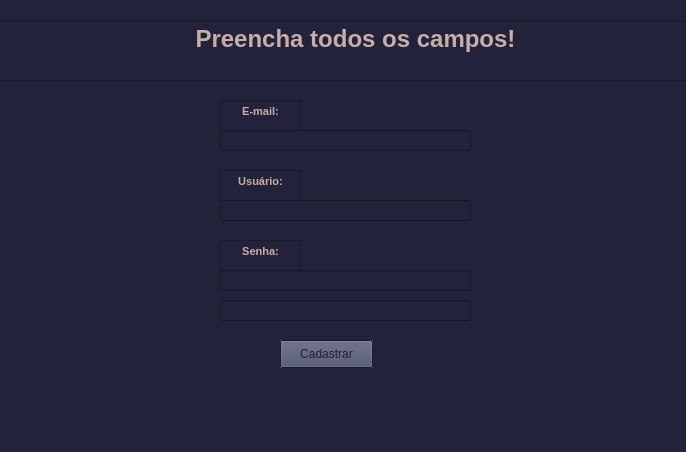
<?xml version="1.0" encoding="UTF-8"?>
<ui version="4.0">
 <class>Form</class>
 <widget class="QWidget" name="Form">
  <property name="geometry">
   <rect>
    <x>0</x>
    <y>0</y>
    <width>686</width>
    <height>452</height>
   </rect>
  </property>
  <property name="palette">
   <palette>
    <active>
     <colorrole role="WindowText">
      <brush brushstyle="SolidPattern">
       <color alpha="255">
        <red>34</red>
        <green>34</green>
        <blue>59</blue>
       </color>
      </brush>
     </colorrole>
     <colorrole role="Button">
      <brush brushstyle="SolidPattern">
       <color alpha="255">
        <red>74</red>
        <green>78</green>
        <blue>105</blue>
       </color>
      </brush>
     </colorrole>
     <colorrole role="Light">
      <brush brushstyle="SolidPattern">
       <color alpha="255">
        <red>201</red>
        <green>173</green>
        <blue>167</blue>
       </color>
      </brush>
     </colorrole>
     <colorrole role="Midlight">
      <brush brushstyle="SolidPattern">
       <color alpha="255">
        <red>199</red>
        <green>172</green>
        <blue>166</blue>
       </color>
      </brush>
     </colorrole>
     <colorrole role="Dark">
      <brush brushstyle="SolidPattern">
       <color alpha="255">
        <red>74</red>
        <green>78</green>
        <blue>105</blue>
       </color>
      </brush>
     </colorrole>
     <colorrole role="Mid">
      <brush brushstyle="SolidPattern">
       <color alpha="255">
        <red>74</red>
        <green>78</green>
        <blue>105</blue>
       </color>
      </brush>
     </colorrole>
     <colorrole role="Text">
      <brush brushstyle="SolidPattern">
       <color alpha="255">
        <red>201</red>
        <green>173</green>
        <blue>167</blue>
       </color>
      </brush>
     </colorrole>
     <colorrole role="BrightText">
      <brush brushstyle="SolidPattern">
       <color alpha="255">
        <red>242</red>
        <green>233</green>
        <blue>228</blue>
       </color>
      </brush>
     </colorrole>
     <colorrole role="ButtonText">
      <brush brushstyle="SolidPattern">
       <color alpha="255">
        <red>34</red>
        <green>34</green>
        <blue>59</blue>
       </color>
      </brush>
     </colorrole>
     <colorrole role="Base">
      <brush brushstyle="SolidPattern">
       <color alpha="255">
        <red>34</red>
        <green>34</green>
        <blue>59</blue>
       </color>
      </brush>
     </colorrole>
     <colorrole role="Window">
      <brush brushstyle="SolidPattern">
       <color alpha="255">
        <red>34</red>
        <green>34</green>
        <blue>59</blue>
       </color>
      </brush>
     </colorrole>
     <colorrole role="Shadow">
      <brush brushstyle="SolidPattern">
       <color alpha="255">
        <red>34</red>
        <green>34</green>
        <blue>59</blue>
       </color>
      </brush>
     </colorrole>
     <colorrole role="Highlight">
      <brush brushstyle="SolidPattern">
       <color alpha="255">
        <red>62</red>
        <green>65</green>
        <blue>88</blue>
       </color>
      </brush>
     </colorrole>
     <colorrole role="HighlightedText">
      <brush brushstyle="SolidPattern">
       <color alpha="255">
        <red>168</red>
        <green>145</green>
        <blue>140</blue>
       </color>
      </brush>
     </colorrole>
     <colorrole role="Link">
      <brush brushstyle="SolidPattern">
       <color alpha="255">
        <red>64</red>
        <green>68</green>
        <blue>91</blue>
       </color>
      </brush>
     </colorrole>
     <colorrole role="LinkVisited">
      <brush brushstyle="SolidPattern">
       <color alpha="255">
        <red>66</red>
        <green>70</green>
        <blue>94</blue>
       </color>
      </brush>
     </colorrole>
    </active>
    <inactive>
     <colorrole role="WindowText">
      <brush brushstyle="SolidPattern">
       <color alpha="255">
        <red>34</red>
        <green>34</green>
        <blue>59</blue>
       </color>
      </brush>
     </colorrole>
     <colorrole role="Button">
      <brush brushstyle="SolidPattern">
       <color alpha="255">
        <red>74</red>
        <green>78</green>
        <blue>105</blue>
       </color>
      </brush>
     </colorrole>
     <colorrole role="Light">
      <brush brushstyle="SolidPattern">
       <color alpha="255">
        <red>201</red>
        <green>173</green>
        <blue>167</blue>
       </color>
      </brush>
     </colorrole>
     <colorrole role="Midlight">
      <brush brushstyle="SolidPattern">
       <color alpha="255">
        <red>199</red>
        <green>172</green>
        <blue>166</blue>
       </color>
      </brush>
     </colorrole>
     <colorrole role="Dark">
      <brush brushstyle="SolidPattern">
       <color alpha="255">
        <red>74</red>
        <green>78</green>
        <blue>105</blue>
       </color>
      </brush>
     </colorrole>
     <colorrole role="Mid">
      <brush brushstyle="SolidPattern">
       <color alpha="255">
        <red>74</red>
        <green>78</green>
        <blue>105</blue>
       </color>
      </brush>
     </colorrole>
     <colorrole role="Text">
      <brush brushstyle="SolidPattern">
       <color alpha="255">
        <red>201</red>
        <green>173</green>
        <blue>167</blue>
       </color>
      </brush>
     </colorrole>
     <colorrole role="BrightText">
      <brush brushstyle="SolidPattern">
       <color alpha="255">
        <red>242</red>
        <green>233</green>
        <blue>228</blue>
       </color>
      </brush>
     </colorrole>
     <colorrole role="ButtonText">
      <brush brushstyle="SolidPattern">
       <color alpha="255">
        <red>34</red>
        <green>34</green>
        <blue>59</blue>
       </color>
      </brush>
     </colorrole>
     <colorrole role="Base">
      <brush brushstyle="SolidPattern">
       <color alpha="255">
        <red>34</red>
        <green>34</green>
        <blue>59</blue>
       </color>
      </brush>
     </colorrole>
     <colorrole role="Window">
      <brush brushstyle="SolidPattern">
       <color alpha="255">
        <red>34</red>
        <green>34</green>
        <blue>59</blue>
       </color>
      </brush>
     </colorrole>
     <colorrole role="Shadow">
      <brush brushstyle="SolidPattern">
       <color alpha="255">
        <red>34</red>
        <green>34</green>
        <blue>59</blue>
       </color>
      </brush>
     </colorrole>
     <colorrole role="Highlight">
      <brush brushstyle="SolidPattern">
       <color alpha="255">
        <red>62</red>
        <green>65</green>
        <blue>88</blue>
       </color>
      </brush>
     </colorrole>
     <colorrole role="HighlightedText">
      <brush brushstyle="SolidPattern">
       <color alpha="255">
        <red>168</red>
        <green>145</green>
        <blue>140</blue>
       </color>
      </brush>
     </colorrole>
     <colorrole role="Link">
      <brush brushstyle="SolidPattern">
       <color alpha="255">
        <red>64</red>
        <green>68</green>
        <blue>91</blue>
       </color>
      </brush>
     </colorrole>
     <colorrole role="LinkVisited">
      <brush brushstyle="SolidPattern">
       <color alpha="255">
        <red>66</red>
        <green>70</green>
        <blue>94</blue>
       </color>
      </brush>
     </colorrole>
    </inactive>
    <disabled>
     <colorrole role="WindowText">
      <brush brushstyle="SolidPattern">
       <color alpha="255">
        <red>74</red>
        <green>78</green>
        <blue>105</blue>
       </color>
      </brush>
     </colorrole>
     <colorrole role="Button">
      <brush brushstyle="SolidPattern">
       <color alpha="255">
        <red>74</red>
        <green>78</green>
        <blue>105</blue>
       </color>
      </brush>
     </colorrole>
     <colorrole role="Light">
      <brush brushstyle="SolidPattern">
       <color alpha="255">
        <red>201</red>
        <green>173</green>
        <blue>167</blue>
       </color>
      </brush>
     </colorrole>
     <colorrole role="Midlight">
      <brush brushstyle="SolidPattern">
       <color alpha="255">
        <red>199</red>
        <green>172</green>
        <blue>166</blue>
       </color>
      </brush>
     </colorrole>
     <colorrole role="Dark">
      <brush brushstyle="SolidPattern">
       <color alpha="255">
        <red>74</red>
        <green>78</green>
        <blue>105</blue>
       </color>
      </brush>
     </colorrole>
     <colorrole role="Mid">
      <brush brushstyle="SolidPattern">
       <color alpha="255">
        <red>74</red>
        <green>78</green>
        <blue>105</blue>
       </color>
      </brush>
     </colorrole>
     <colorrole role="Text">
      <brush brushstyle="SolidPattern">
       <color alpha="255">
        <red>74</red>
        <green>78</green>
        <blue>105</blue>
       </color>
      </brush>
     </colorrole>
     <colorrole role="BrightText">
      <brush brushstyle="SolidPattern">
       <color alpha="255">
        <red>242</red>
        <green>233</green>
        <blue>228</blue>
       </color>
      </brush>
     </colorrole>
     <colorrole role="ButtonText">
      <brush brushstyle="SolidPattern">
       <color alpha="255">
        <red>74</red>
        <green>78</green>
        <blue>105</blue>
       </color>
      </brush>
     </colorrole>
     <colorrole role="Base">
      <brush brushstyle="SolidPattern">
       <color alpha="255">
        <red>34</red>
        <green>34</green>
        <blue>59</blue>
       </color>
      </brush>
     </colorrole>
     <colorrole role="Window">
      <brush brushstyle="SolidPattern">
       <color alpha="255">
        <red>34</red>
        <green>34</green>
        <blue>59</blue>
       </color>
      </brush>
     </colorrole>
     <colorrole role="Shadow">
      <brush brushstyle="SolidPattern">
       <color alpha="255">
        <red>34</red>
        <green>34</green>
        <blue>59</blue>
       </color>
      </brush>
     </colorrole>
     <colorrole role="Highlight">
      <brush brushstyle="SolidPattern">
       <color alpha="255">
        <red>0</red>
        <green>120</green>
        <blue>215</blue>
       </color>
      </brush>
     </colorrole>
     <colorrole role="HighlightedText">
      <brush brushstyle="SolidPattern">
       <color alpha="255">
        <red>168</red>
        <green>145</green>
        <blue>140</blue>
       </color>
      </brush>
     </colorrole>
     <colorrole role="Link">
      <brush brushstyle="SolidPattern">
       <color alpha="255">
        <red>64</red>
        <green>68</green>
        <blue>91</blue>
       </color>
      </brush>
     </colorrole>
     <colorrole role="LinkVisited">
      <brush brushstyle="SolidPattern">
       <color alpha="255">
        <red>66</red>
        <green>70</green>
        <blue>94</blue>
       </color>
      </brush>
     </colorrole>
    </disabled>
   </palette>
  </property>
  <property name="windowTitle">
   <string>Form</string>
  </property>
  <widget class="QTextBrowser" name="textBrowser">
   <property name="geometry">
    <rect>
     <x>-20</x>
     <y>20</y>
     <width>751</width>
     <height>61</height>
    </rect>
   </property>
   <property name="palette">
    <palette>
     <active>
      <colorrole role="Text">
       <brush brushstyle="SolidPattern">
        <color alpha="255">
         <red>201</red>
         <green>173</green>
         <blue>167</blue>
        </color>
       </brush>
      </colorrole>
      <colorrole role="Base">
       <brush brushstyle="SolidPattern">
        <color alpha="255">
         <red>34</red>
         <green>34</green>
         <blue>59</blue>
        </color>
       </brush>
      </colorrole>
      <colorrole role="Link">
       <brush brushstyle="SolidPattern">
        <color alpha="255">
         <red>201</red>
         <green>173</green>
         <blue>167</blue>
        </color>
       </brush>
      </colorrole>
     </active>
     <inactive>
      <colorrole role="Text">
       <brush brushstyle="SolidPattern">
        <color alpha="255">
         <red>201</red>
         <green>173</green>
         <blue>167</blue>
        </color>
       </brush>
      </colorrole>
      <colorrole role="Base">
       <brush brushstyle="SolidPattern">
        <color alpha="255">
         <red>34</red>
         <green>34</green>
         <blue>59</blue>
        </color>
       </brush>
      </colorrole>
      <colorrole role="Link">
       <brush brushstyle="SolidPattern">
        <color alpha="255">
         <red>201</red>
         <green>173</green>
         <blue>167</blue>
        </color>
       </brush>
      </colorrole>
     </inactive>
     <disabled>
      <colorrole role="Text">
       <brush brushstyle="SolidPattern">
        <color alpha="255">
         <red>34</red>
         <green>34</green>
         <blue>59</blue>
        </color>
       </brush>
      </colorrole>
      <colorrole role="Base">
       <brush brushstyle="SolidPattern">
        <color alpha="255">
         <red>34</red>
         <green>34</green>
         <blue>59</blue>
        </color>
       </brush>
      </colorrole>
      <colorrole role="Link">
       <brush brushstyle="SolidPattern">
        <color alpha="255">
         <red>201</red>
         <green>173</green>
         <blue>167</blue>
        </color>
       </brush>
      </colorrole>
     </disabled>
    </palette>
   </property>
   <property name="font">
    <font>
     <pointsize>45</pointsize>
     <weight>75</weight>
     <bold>true</bold>
    </font>
   </property>
   <property name="html">
    <string>&lt;!DOCTYPE HTML PUBLIC &quot;-//W3C//DTD HTML 4.0//EN&quot; &quot;http://www.w3.org/TR/REC-html40/strict.dtd&quot;&gt;
&lt;html&gt;&lt;head&gt;&lt;meta name=&quot;qrichtext&quot; content=&quot;1&quot; /&gt;&lt;style type=&quot;text/css&quot;&gt;
p, li { white-space: pre-wrap; }
&lt;/style&gt;&lt;/head&gt;&lt;body style=&quot; font-family:'MS Shell Dlg 2'; font-size:45pt; font-weight:600; font-style:normal;&quot;&gt;
&lt;p align=&quot;center&quot; style=&quot; margin-top:0px; margin-bottom:0px; margin-left:0px; margin-right:0px; -qt-block-indent:0; text-indent:0px;&quot;&gt;&lt;span style=&quot; font-size:18pt;&quot;&gt;Preencha todos os campos!&lt;/span&gt;&lt;/p&gt;&lt;/body&gt;&lt;/html&gt;</string>
   </property>
  </widget>
  <widget class="QLineEdit" name="usuario">
   <property name="geometry">
    <rect>
     <x>220</x>
     <y>200</y>
     <width>251</width>
     <height>21</height>
    </rect>
   </property>
   <property name="palette">
    <palette>
     <active>
      <colorrole role="AlternateBase">
       <brush brushstyle="SolidPattern">
        <color alpha="255">
         <red>74</red>
         <green>78</green>
         <blue>105</blue>
        </color>
       </brush>
      </colorrole>
      <colorrole role="NoRole">
       <brush brushstyle="SolidPattern">
        <color alpha="255">
         <red>74</red>
         <green>78</green>
         <blue>105</blue>
        </color>
       </brush>
      </colorrole>
     </active>
     <inactive>
      <colorrole role="AlternateBase">
       <brush brushstyle="SolidPattern">
        <color alpha="255">
         <red>74</red>
         <green>78</green>
         <blue>105</blue>
        </color>
       </brush>
      </colorrole>
      <colorrole role="NoRole">
       <brush brushstyle="SolidPattern">
        <color alpha="255">
         <red>74</red>
         <green>78</green>
         <blue>105</blue>
        </color>
       </brush>
      </colorrole>
     </inactive>
     <disabled>
      <colorrole role="AlternateBase">
       <brush brushstyle="SolidPattern">
        <color alpha="255">
         <red>74</red>
         <green>78</green>
         <blue>105</blue>
        </color>
       </brush>
      </colorrole>
      <colorrole role="NoRole">
       <brush brushstyle="SolidPattern">
        <color alpha="255">
         <red>74</red>
         <green>78</green>
         <blue>105</blue>
        </color>
       </brush>
      </colorrole>
     </disabled>
    </palette>
   </property>
  </widget>
  <widget class="QTextBrowser" name="textBrowser_5">
   <property name="geometry">
    <rect>
     <x>220</x>
     <y>170</y>
     <width>81</width>
     <height>31</height>
    </rect>
   </property>
   <property name="palette">
    <palette>
     <active>
      <colorrole role="Text">
       <brush brushstyle="SolidPattern">
        <color alpha="255">
         <red>201</red>
         <green>173</green>
         <blue>167</blue>
        </color>
       </brush>
      </colorrole>
      <colorrole role="Base">
       <brush brushstyle="SolidPattern">
        <color alpha="255">
         <red>34</red>
         <green>34</green>
         <blue>59</blue>
        </color>
       </brush>
      </colorrole>
      <colorrole role="Link">
       <brush brushstyle="SolidPattern">
        <color alpha="255">
         <red>201</red>
         <green>173</green>
         <blue>167</blue>
        </color>
       </brush>
      </colorrole>
     </active>
     <inactive>
      <colorrole role="Text">
       <brush brushstyle="SolidPattern">
        <color alpha="255">
         <red>201</red>
         <green>173</green>
         <blue>167</blue>
        </color>
       </brush>
      </colorrole>
      <colorrole role="Base">
       <brush brushstyle="SolidPattern">
        <color alpha="255">
         <red>34</red>
         <green>34</green>
         <blue>59</blue>
        </color>
       </brush>
      </colorrole>
      <colorrole role="Link">
       <brush brushstyle="SolidPattern">
        <color alpha="255">
         <red>201</red>
         <green>173</green>
         <blue>167</blue>
        </color>
       </brush>
      </colorrole>
     </inactive>
     <disabled>
      <colorrole role="Text">
       <brush brushstyle="SolidPattern">
        <color alpha="255">
         <red>34</red>
         <green>34</green>
         <blue>59</blue>
        </color>
       </brush>
      </colorrole>
      <colorrole role="Base">
       <brush brushstyle="SolidPattern">
        <color alpha="255">
         <red>34</red>
         <green>34</green>
         <blue>59</blue>
        </color>
       </brush>
      </colorrole>
      <colorrole role="Link">
       <brush brushstyle="SolidPattern">
        <color alpha="255">
         <red>201</red>
         <green>173</green>
         <blue>167</blue>
        </color>
       </brush>
      </colorrole>
     </disabled>
    </palette>
   </property>
   <property name="font">
    <font>
     <pointsize>45</pointsize>
     <weight>75</weight>
     <bold>true</bold>
    </font>
   </property>
   <property name="html">
    <string>&lt;!DOCTYPE HTML PUBLIC &quot;-//W3C//DTD HTML 4.0//EN&quot; &quot;http://www.w3.org/TR/REC-html40/strict.dtd&quot;&gt;
&lt;html&gt;&lt;head&gt;&lt;meta name=&quot;qrichtext&quot; content=&quot;1&quot; /&gt;&lt;style type=&quot;text/css&quot;&gt;
p, li { white-space: pre-wrap; }
&lt;/style&gt;&lt;/head&gt;&lt;body style=&quot; font-family:'MS Shell Dlg 2'; font-size:45pt; font-weight:600; font-style:normal;&quot;&gt;
&lt;p align=&quot;center&quot; style=&quot; margin-top:0px; margin-bottom:0px; margin-left:0px; margin-right:0px; -qt-block-indent:0; text-indent:0px;&quot;&gt;&lt;span style=&quot; font-size:8pt;&quot;&gt;Usuário:&lt;/span&gt;&lt;/p&gt;&lt;/body&gt;&lt;/html&gt;</string>
   </property>
  </widget>
  <widget class="QLineEdit" name="senha_2">
   <property name="geometry">
    <rect>
     <x>220</x>
     <y>270</y>
     <width>251</width>
     <height>21</height>
    </rect>
   </property>
  </widget>
  <widget class="QTextBrowser" name="textBrowser_6">
   <property name="geometry">
    <rect>
     <x>220</x>
     <y>240</y>
     <width>81</width>
     <height>31</height>
    </rect>
   </property>
   <property name="palette">
    <palette>
     <active>
      <colorrole role="Text">
       <brush brushstyle="SolidPattern">
        <color alpha="255">
         <red>201</red>
         <green>173</green>
         <blue>167</blue>
        </color>
       </brush>
      </colorrole>
      <colorrole role="Base">
       <brush brushstyle="SolidPattern">
        <color alpha="255">
         <red>34</red>
         <green>34</green>
         <blue>59</blue>
        </color>
       </brush>
      </colorrole>
      <colorrole role="Link">
       <brush brushstyle="SolidPattern">
        <color alpha="255">
         <red>201</red>
         <green>173</green>
         <blue>167</blue>
        </color>
       </brush>
      </colorrole>
     </active>
     <inactive>
      <colorrole role="Text">
       <brush brushstyle="SolidPattern">
        <color alpha="255">
         <red>201</red>
         <green>173</green>
         <blue>167</blue>
        </color>
       </brush>
      </colorrole>
      <colorrole role="Base">
       <brush brushstyle="SolidPattern">
        <color alpha="255">
         <red>34</red>
         <green>34</green>
         <blue>59</blue>
        </color>
       </brush>
      </colorrole>
      <colorrole role="Link">
       <brush brushstyle="SolidPattern">
        <color alpha="255">
         <red>201</red>
         <green>173</green>
         <blue>167</blue>
        </color>
       </brush>
      </colorrole>
     </inactive>
     <disabled>
      <colorrole role="Text">
       <brush brushstyle="SolidPattern">
        <color alpha="255">
         <red>34</red>
         <green>34</green>
         <blue>59</blue>
        </color>
       </brush>
      </colorrole>
      <colorrole role="Base">
       <brush brushstyle="SolidPattern">
        <color alpha="255">
         <red>34</red>
         <green>34</green>
         <blue>59</blue>
        </color>
       </brush>
      </colorrole>
      <colorrole role="Link">
       <brush brushstyle="SolidPattern">
        <color alpha="255">
         <red>201</red>
         <green>173</green>
         <blue>167</blue>
        </color>
       </brush>
      </colorrole>
     </disabled>
    </palette>
   </property>
   <property name="font">
    <font>
     <pointsize>45</pointsize>
     <weight>75</weight>
     <bold>true</bold>
    </font>
   </property>
   <property name="html">
    <string>&lt;!DOCTYPE HTML PUBLIC &quot;-//W3C//DTD HTML 4.0//EN&quot; &quot;http://www.w3.org/TR/REC-html40/strict.dtd&quot;&gt;
&lt;html&gt;&lt;head&gt;&lt;meta name=&quot;qrichtext&quot; content=&quot;1&quot; /&gt;&lt;style type=&quot;text/css&quot;&gt;
p, li { white-space: pre-wrap; }
&lt;/style&gt;&lt;/head&gt;&lt;body style=&quot; font-family:'MS Shell Dlg 2'; font-size:45pt; font-weight:600; font-style:normal;&quot;&gt;
&lt;p align=&quot;center&quot; style=&quot; margin-top:0px; margin-bottom:0px; margin-left:0px; margin-right:0px; -qt-block-indent:0; text-indent:0px;&quot;&gt;&lt;span style=&quot; font-size:8pt;&quot;&gt;Senha:&lt;/span&gt;&lt;/p&gt;&lt;/body&gt;&lt;/html&gt;</string>
   </property>
  </widget>
  <widget class="QLineEdit" name="email">
   <property name="geometry">
    <rect>
     <x>220</x>
     <y>130</y>
     <width>251</width>
     <height>21</height>
    </rect>
   </property>
   <property name="palette">
    <palette>
     <active>
      <colorrole role="AlternateBase">
       <brush brushstyle="SolidPattern">
        <color alpha="255">
         <red>74</red>
         <green>78</green>
         <blue>105</blue>
        </color>
       </brush>
      </colorrole>
      <colorrole role="NoRole">
       <brush brushstyle="SolidPattern">
        <color alpha="255">
         <red>74</red>
         <green>78</green>
         <blue>105</blue>
        </color>
       </brush>
      </colorrole>
     </active>
     <inactive>
      <colorrole role="AlternateBase">
       <brush brushstyle="SolidPattern">
        <color alpha="255">
         <red>74</red>
         <green>78</green>
         <blue>105</blue>
        </color>
       </brush>
      </colorrole>
      <colorrole role="NoRole">
       <brush brushstyle="SolidPattern">
        <color alpha="255">
         <red>74</red>
         <green>78</green>
         <blue>105</blue>
        </color>
       </brush>
      </colorrole>
     </inactive>
     <disabled>
      <colorrole role="AlternateBase">
       <brush brushstyle="SolidPattern">
        <color alpha="255">
         <red>74</red>
         <green>78</green>
         <blue>105</blue>
        </color>
       </brush>
      </colorrole>
      <colorrole role="NoRole">
       <brush brushstyle="SolidPattern">
        <color alpha="255">
         <red>74</red>
         <green>78</green>
         <blue>105</blue>
        </color>
       </brush>
      </colorrole>
     </disabled>
    </palette>
   </property>
  </widget>
  <widget class="QTextBrowser" name="textBrowser_7">
   <property name="geometry">
    <rect>
     <x>220</x>
     <y>100</y>
     <width>81</width>
     <height>31</height>
    </rect>
   </property>
   <property name="palette">
    <palette>
     <active>
      <colorrole role="Text">
       <brush brushstyle="SolidPattern">
        <color alpha="255">
         <red>201</red>
         <green>173</green>
         <blue>167</blue>
        </color>
       </brush>
      </colorrole>
      <colorrole role="Base">
       <brush brushstyle="SolidPattern">
        <color alpha="255">
         <red>34</red>
         <green>34</green>
         <blue>59</blue>
        </color>
       </brush>
      </colorrole>
      <colorrole role="Link">
       <brush brushstyle="SolidPattern">
        <color alpha="255">
         <red>201</red>
         <green>173</green>
         <blue>167</blue>
        </color>
       </brush>
      </colorrole>
     </active>
     <inactive>
      <colorrole role="Text">
       <brush brushstyle="SolidPattern">
        <color alpha="255">
         <red>201</red>
         <green>173</green>
         <blue>167</blue>
        </color>
       </brush>
      </colorrole>
      <colorrole role="Base">
       <brush brushstyle="SolidPattern">
        <color alpha="255">
         <red>34</red>
         <green>34</green>
         <blue>59</blue>
        </color>
       </brush>
      </colorrole>
      <colorrole role="Link">
       <brush brushstyle="SolidPattern">
        <color alpha="255">
         <red>201</red>
         <green>173</green>
         <blue>167</blue>
        </color>
       </brush>
      </colorrole>
     </inactive>
     <disabled>
      <colorrole role="Text">
       <brush brushstyle="SolidPattern">
        <color alpha="255">
         <red>34</red>
         <green>34</green>
         <blue>59</blue>
        </color>
       </brush>
      </colorrole>
      <colorrole role="Base">
       <brush brushstyle="SolidPattern">
        <color alpha="255">
         <red>34</red>
         <green>34</green>
         <blue>59</blue>
        </color>
       </brush>
      </colorrole>
      <colorrole role="Link">
       <brush brushstyle="SolidPattern">
        <color alpha="255">
         <red>201</red>
         <green>173</green>
         <blue>167</blue>
        </color>
       </brush>
      </colorrole>
     </disabled>
    </palette>
   </property>
   <property name="font">
    <font>
     <pointsize>45</pointsize>
     <weight>75</weight>
     <bold>true</bold>
    </font>
   </property>
   <property name="html">
    <string>&lt;!DOCTYPE HTML PUBLIC &quot;-//W3C//DTD HTML 4.0//EN&quot; &quot;http://www.w3.org/TR/REC-html40/strict.dtd&quot;&gt;
&lt;html&gt;&lt;head&gt;&lt;meta name=&quot;qrichtext&quot; content=&quot;1&quot; /&gt;&lt;style type=&quot;text/css&quot;&gt;
p, li { white-space: pre-wrap; }
&lt;/style&gt;&lt;/head&gt;&lt;body style=&quot; font-family:'MS Shell Dlg 2'; font-size:45pt; font-weight:600; font-style:normal;&quot;&gt;
&lt;p align=&quot;center&quot; style=&quot; margin-top:0px; margin-bottom:0px; margin-left:0px; margin-right:0px; -qt-block-indent:0; text-indent:0px;&quot;&gt;&lt;span style=&quot; font-size:8pt;&quot;&gt;E-mail:&lt;/span&gt;&lt;/p&gt;&lt;/body&gt;&lt;/html&gt;</string>
   </property>
  </widget>
  <widget class="QLineEdit" name="senha_3">
   <property name="geometry">
    <rect>
     <x>220</x>
     <y>300</y>
     <width>251</width>
     <height>21</height>
    </rect>
   </property>
  </widget>
  <widget class="QPushButton" name="cadastrarBotao">
   <property name="geometry">
    <rect>
     <x>280</x>
     <y>340</y>
     <width>93</width>
     <height>28</height>
    </rect>
   </property>
   <property name="palette">
    <palette>
     <active>
      <colorrole role="Light">
       <brush brushstyle="SolidPattern">
        <color alpha="255">
         <red>34</red>
         <green>34</green>
         <blue>59</blue>
        </color>
       </brush>
      </colorrole>
      <colorrole role="Midlight">
       <brush brushstyle="SolidPattern">
        <color alpha="255">
         <red>74</red>
         <green>78</green>
         <blue>105</blue>
        </color>
       </brush>
      </colorrole>
      <colorrole role="BrightText">
       <brush brushstyle="SolidPattern">
        <color alpha="255">
         <red>74</red>
         <green>78</green>
         <blue>105</blue>
        </color>
       </brush>
      </colorrole>
      <colorrole role="ButtonText">
       <brush brushstyle="SolidPattern">
        <color alpha="255">
         <red>31</red>
         <green>31</green>
         <blue>53</blue>
        </color>
       </brush>
      </colorrole>
      <colorrole role="HighlightedText">
       <brush brushstyle="SolidPattern">
        <color alpha="255">
         <red>74</red>
         <green>78</green>
         <blue>105</blue>
        </color>
       </brush>
      </colorrole>
      <colorrole role="AlternateBase">
       <brush brushstyle="SolidPattern">
        <color alpha="255">
         <red>32</red>
         <green>32</green>
         <blue>56</blue>
        </color>
       </brush>
      </colorrole>
      <colorrole role="NoRole">
       <brush brushstyle="SolidPattern">
        <color alpha="255">
         <red>33</red>
         <green>33</green>
         <blue>57</blue>
        </color>
       </brush>
      </colorrole>
      <colorrole role="ToolTipBase">
       <brush brushstyle="SolidPattern">
        <color alpha="255">
         <red>31</red>
         <green>31</green>
         <blue>54</blue>
        </color>
       </brush>
      </colorrole>
     </active>
     <inactive>
      <colorrole role="Light">
       <brush brushstyle="SolidPattern">
        <color alpha="255">
         <red>34</red>
         <green>34</green>
         <blue>59</blue>
        </color>
       </brush>
      </colorrole>
      <colorrole role="Midlight">
       <brush brushstyle="SolidPattern">
        <color alpha="255">
         <red>74</red>
         <green>78</green>
         <blue>105</blue>
        </color>
       </brush>
      </colorrole>
      <colorrole role="BrightText">
       <brush brushstyle="SolidPattern">
        <color alpha="255">
         <red>74</red>
         <green>78</green>
         <blue>105</blue>
        </color>
       </brush>
      </colorrole>
      <colorrole role="ButtonText">
       <brush brushstyle="SolidPattern">
        <color alpha="255">
         <red>31</red>
         <green>31</green>
         <blue>53</blue>
        </color>
       </brush>
      </colorrole>
      <colorrole role="HighlightedText">
       <brush brushstyle="SolidPattern">
        <color alpha="255">
         <red>74</red>
         <green>78</green>
         <blue>105</blue>
        </color>
       </brush>
      </colorrole>
      <colorrole role="AlternateBase">
       <brush brushstyle="SolidPattern">
        <color alpha="255">
         <red>32</red>
         <green>32</green>
         <blue>56</blue>
        </color>
       </brush>
      </colorrole>
      <colorrole role="NoRole">
       <brush brushstyle="SolidPattern">
        <color alpha="255">
         <red>33</red>
         <green>33</green>
         <blue>57</blue>
        </color>
       </brush>
      </colorrole>
      <colorrole role="ToolTipBase">
       <brush brushstyle="SolidPattern">
        <color alpha="255">
         <red>31</red>
         <green>31</green>
         <blue>54</blue>
        </color>
       </brush>
      </colorrole>
     </inactive>
     <disabled>
      <colorrole role="Light">
       <brush brushstyle="SolidPattern">
        <color alpha="255">
         <red>34</red>
         <green>34</green>
         <blue>59</blue>
        </color>
       </brush>
      </colorrole>
      <colorrole role="Midlight">
       <brush brushstyle="SolidPattern">
        <color alpha="255">
         <red>74</red>
         <green>78</green>
         <blue>105</blue>
        </color>
       </brush>
      </colorrole>
      <colorrole role="BrightText">
       <brush brushstyle="SolidPattern">
        <color alpha="255">
         <red>74</red>
         <green>78</green>
         <blue>105</blue>
        </color>
       </brush>
      </colorrole>
      <colorrole role="ButtonText">
       <brush brushstyle="SolidPattern">
        <color alpha="255">
         <red>74</red>
         <green>78</green>
         <blue>105</blue>
        </color>
       </brush>
      </colorrole>
      <colorrole role="HighlightedText">
       <brush brushstyle="SolidPattern">
        <color alpha="255">
         <red>74</red>
         <green>78</green>
         <blue>105</blue>
        </color>
       </brush>
      </colorrole>
      <colorrole role="AlternateBase">
       <brush brushstyle="SolidPattern">
        <color alpha="255">
         <red>32</red>
         <green>32</green>
         <blue>56</blue>
        </color>
       </brush>
      </colorrole>
      <colorrole role="NoRole">
       <brush brushstyle="SolidPattern">
        <color alpha="255">
         <red>33</red>
         <green>33</green>
         <blue>57</blue>
        </color>
       </brush>
      </colorrole>
      <colorrole role="ToolTipBase">
       <brush brushstyle="SolidPattern">
        <color alpha="255">
         <red>31</red>
         <green>31</green>
         <blue>54</blue>
        </color>
       </brush>
      </colorrole>
     </disabled>
    </palette>
   </property>
   <property name="autoFillBackground">
    <bool>true</bool>
   </property>
   <property name="text">
    <string>Cadastrar</string>
   </property>
  </widget>
 </widget>
 <resources/>
 <connections/>
</ui>
